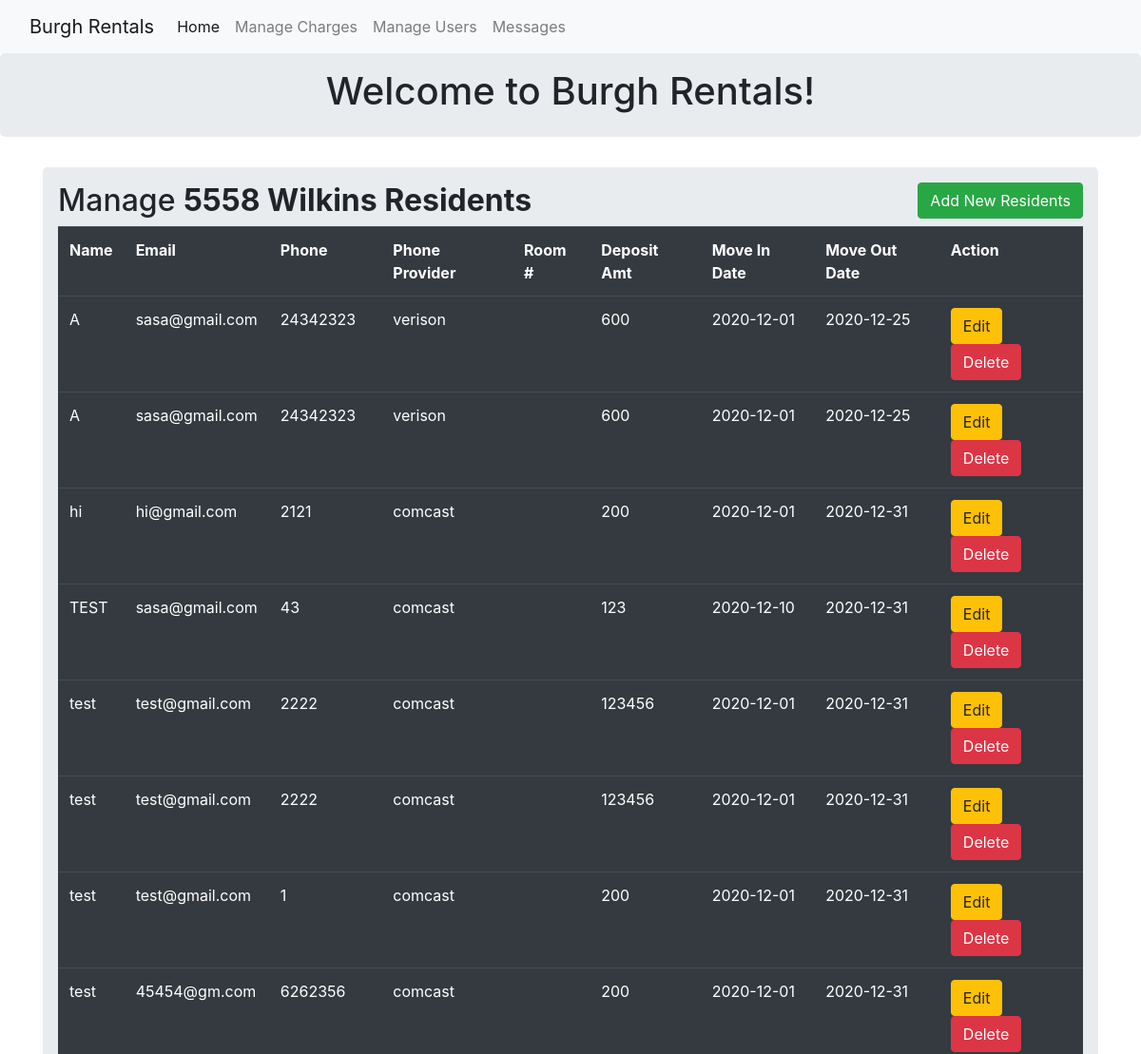
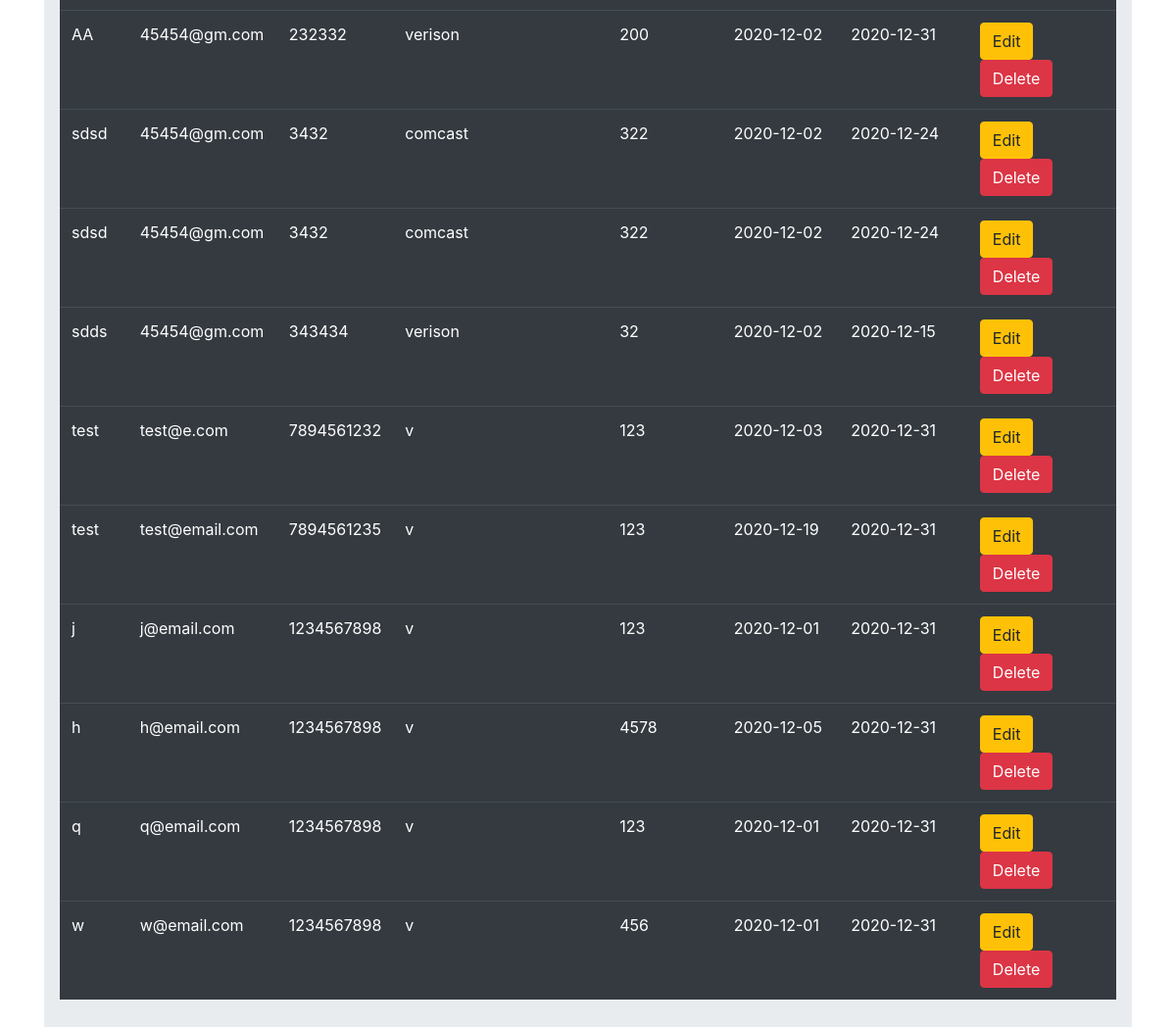
Page /residents on the committed database (2 pictures, top to bottom).
### app.py (models this page shows, shortened)
class residents(db.Model):
    id = db.Column(db.Integer, primary_key = True)
    name = db.Column(db.String(100))
    email = db.Column(db.String(100))
    profession = db.Column(db.String(100))
    professionCode = db.Column(db.String(100))
    phone = db.Column(db.String(100))
    phoneProvider = db.Column(db.String(100))
    propCode = db.Column(db.String(100))
    RentCode = db.Column(db.String(100))
    DepositAmt = db.Column(db.String(100))
    leaseStartDate = db.Column(db.String(100))
    leaseEndDate = db.Column(db.String(100))
    MoveInDate = db.Column(db.String(100))
    MoveOutDate = db.Column(db.String(100))
    LiveWith = db.Column(db.String(100))
    LiveWithRelationship = db.Column(db.String(100))
    emergency1Name = db.Column(db.String(100))
    emergency1Phone = db.Column(db.String(100))
    emergency1Address = db.Column(db.String(100))
    emergency1Relationship = db.Column(db.String(100))
    emergency2Name = db.Column(db.String(100))
    emergency2Phone = db.Column(db.String(100))
    emergency2Address = db.Column(db.String(100))
    emergency2Relationship = db.Column(db.String(100))

### app.py (the view)
@app.route('/residents')
def Residents():
    all_data = residents.query.all()
    return render_template("residents.html", residents = all_data)

### templates/residents.html (shortened to what this page needs)
{% extends 'base.html' %} {% include 'header.html' %} {% block title %} Home {% endblock %} {% block body %}
<div class="container">
  <div class="row">
    <div class="col md-12">
      <div class="jumbotron p-3">
        <h2>
          Manage <b>5558 Wilkins Residents </b>
          <button type="button" class="btn btn-success float-right" data-toggle="modal" data-target="#mymodal">Add New Residents</button>
        </h2>
        <table class="table table-hover table-dark">
          <tr>
            <th>Name</th>
            <th>Email</th>
            <th>Phone</th>
            <th>Phone Provider</th>
            <th>Room #</th>
            <th>Deposit Amt</th>
            <th>Move In Date</th>
            <th>Move Out Date</th>
            <th>Action</th>
          </tr>
          {% for row in residents %}
          <tr>
            <td>{{row.name}}</td>
            <td>{{row.email}}</td>
            <td>{{row.phone}}</td>
            <td>{{row.phoneProvider}}</td>
            <td>{{row.RoomNumber}}</td>
            <td>{{row.DepositAmt}}</td>
            <td>{{row.MoveInDate}}</td>
            <td>{{row.MoveOutDate}}</td>
            <td>
              <a href="/resident/update/{{row.id}}" class="btn btn-warning btn-xs" data-toggle="modal" data-target="#modaledit{{row.id}}"
                >Edit</a
              >
              <a href="/resident/delete/{{row.id}}" class="btn btn-danger btn-xs" onclick="return confirm('Are You Sure To Delete ?')"
                >Delete</a
              >
            </td>
          </tr>
          {% endfor %}
        </table>
      </div>
    </div>
  </div>
</div>
{% endblock %}

### templates/base.html (shortened to what this page needs)
<!DOCTYPE html>
<html lang="en">
  <head>
    <link
      rel="stylesheet"
      href="https://stackpath.bootstrapcdn.com/bootstrap/4.4.1/css/bootstrap.min.css"
    />
  </head>
  <body>
    {% block body %} {% endblock %}
  </body>
</html>

### templates/header.html (shortened to what this page needs)
{% extends 'base.html' %} {% block title %} Burgh Rentals {% endblock %} {%
block body %}
<header>
  <nav class="navbar navbar-expand-lg navbar-light bg-light">
    <div class="container-fluid">
      <a class="navbar-brand" href="#">Burgh Rentals</a>
      <div class="collapse navbar-collapse" id="navbarNav">
        <ul class="navbar-nav">
          <li class="nav-item">
            <a class="nav-link active" aria-current="page" href="/"
              >Home</a
            >
          </li>
          <li class="nav-item">
            <a class="nav-link" href="/charges">Manage Charges</a>
          </li>
          <li class="nav-item">
            <a class="nav-link" href="/residents">Manage Users</a>
          </li>
          <li class="nav-item">
            <a class="nav-link" href="#">Messages</a>
          </li>
        </ul>
      </div>
    </div>
  </nav>
</header>
<div class="jumbotron p-3">
  <div class="well text-center">
    <h1>Welcome to Burgh Rentals!</h1>
  </div>
</div>
{% endblock %}

### rows in the picture
residents: name "A", email "sasa@gmail.com", phone "24342323", phoneProvider "verison", DepositAmt "600", MoveInDate "2020-12-01", MoveOutDate "2020-12-25"
residents: name "A", email "sasa@gmail.com", phone "24342323", phoneProvider "verison", DepositAmt "600", MoveInDate "2020-12-01", MoveOutDate "2020-12-25"
residents: name "hi", email "hi@gmail.com", phone "2121", phoneProvider "comcast", DepositAmt "200", MoveInDate "2020-12-01", MoveOutDate "2020-12-31"
residents: name "TEST", email "sasa@gmail.com", phone "43", phoneProvider "comcast", DepositAmt "123", MoveInDate "2020-12-10", MoveOutDate "2020-12-31"
residents: name "test", email "test@gmail.com", phone "2222", phoneProvider "comcast", DepositAmt "123456", MoveInDate "2020-12-01", MoveOutDate "2020-12-31"
residents: name "test", email "test@gmail.com", phone "2222", phoneProvider "comcast", DepositAmt "123456", MoveInDate "2020-12-01", MoveOutDate "2020-12-31"
residents: name "test", email "test@gmail.com", phone "1", phoneProvider "comcast", DepositAmt "200", MoveInDate "2020-12-01", MoveOutDate "2020-12-31"
residents: name "test", email "45454@gm.com", phone "6262356", phoneProvider "comcast", DepositAmt "200", MoveInDate "2020-12-01", MoveOutDate "2020-12-31"
residents: name "AA", email "45454@gm.com", phone "232332", phoneProvider "verison", DepositAmt "200", MoveInDate "2020-12-02", MoveOutDate "2020-12-31"
residents: name "sdsd", email "45454@gm.com", phone "3432", phoneProvider "comcast", DepositAmt "322", MoveInDate "2020-12-02", MoveOutDate "2020-12-24"
residents: name "sdsd", email "45454@gm.com", phone "3432", phoneProvider "comcast", DepositAmt "322", MoveInDate "2020-12-02", MoveOutDate "2020-12-24"
residents: name "sdds", email "45454@gm.com", phone "343434", phoneProvider "verison", DepositAmt "32", MoveInDate "2020-12-02", MoveOutDate "2020-12-15"
residents: name "test", email "test@e.com", phone "7894561232", phoneProvider "v", DepositAmt "123", MoveInDate "2020-12-03", MoveOutDate "2020-12-31"
residents: name "test", email "test@email.com", phone "7894561235", phoneProvider "v", DepositAmt "123", MoveInDate "2020-12-19", MoveOutDate "2020-12-31"
residents: name "j", email "j@email.com", phone "1234567898", phoneProvider "v", DepositAmt "123", MoveInDate "2020-12-01", MoveOutDate "2020-12-31"
residents: name "h", email "h@email.com", phone "1234567898", phoneProvider "v", DepositAmt "4578", MoveInDate "2020-12-05", MoveOutDate "2020-12-31"
residents: name "q", email "q@email.com", phone "1234567898", phoneProvider "v", DepositAmt "123", MoveInDate "2020-12-01", MoveOutDate "2020-12-31"
residents: name "w", email "w@email.com", phone "1234567898", phoneProvider "v", DepositAmt "456", MoveInDate "2020-12-01", MoveOutDate "2020-12-31"
